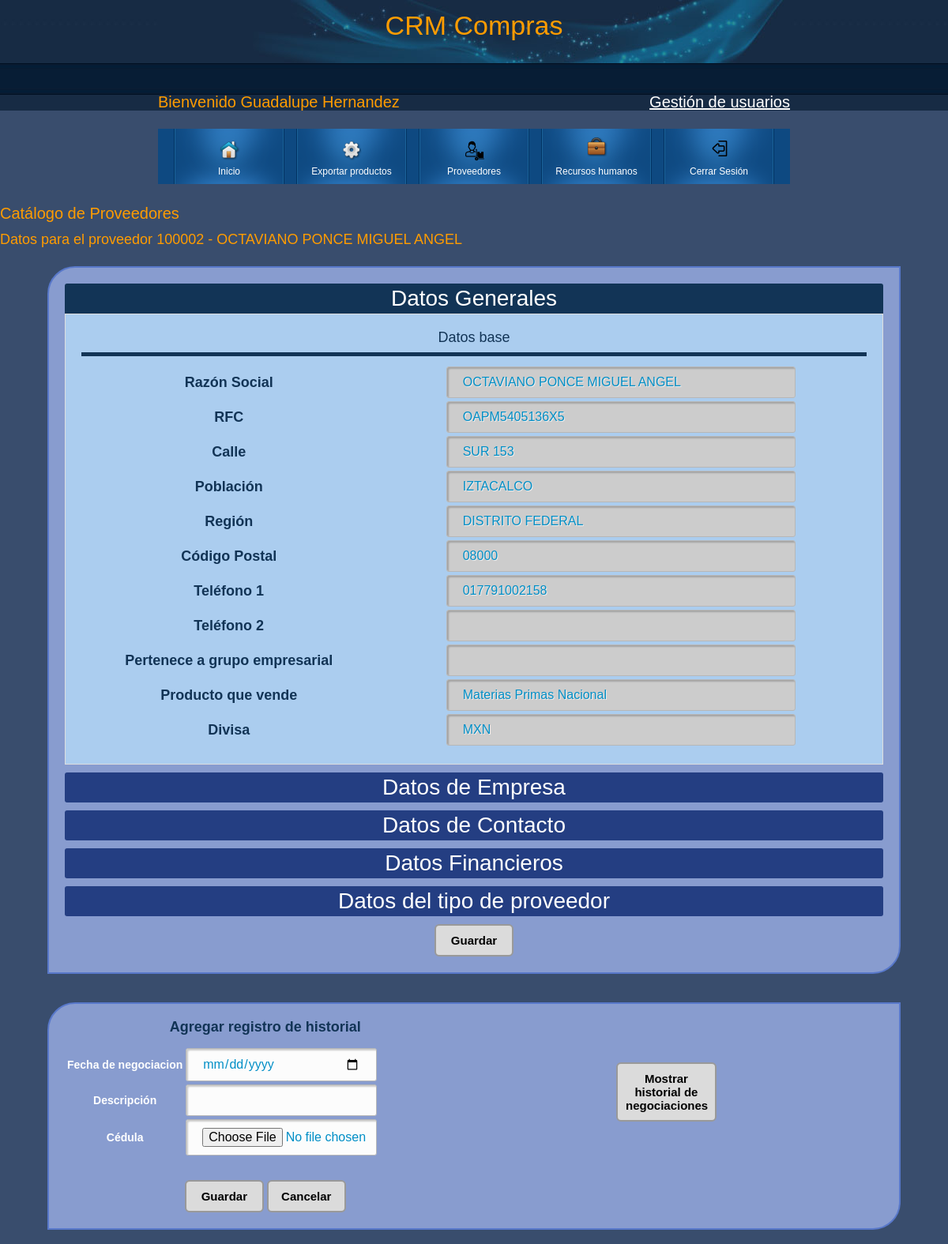
Screenshot of /CRMcompras/formulario.php?idProveedor=100002 (signed in) with the database file from the repository.
### tables this page shows
CREATE TABLE `Proveedores` (
  `numProveedor` int(20) NOT NULL COMMENT 'Clave del proveedor',
  `PaginaWeb` varchar(200) NOT NULL COMMENT 'Sitio web del proveedor',
  `TieneFiliales` tinyint(1) NOT NULL COMMENT 'El provedoor tiene filiales?',
  `NombresFiliales` varchar(200) NOT NULL COMMENT 'Nombre de las filiales del proveedor',
  `FechaFundacion` date NOT NULL COMMENT 'fecha de fundación del proveedor',
  `Contacto1` varchar(100) NOT NULL COMMENT 'Nombre del primer contacto',
  `Contacto2` varchar(100) NOT NULL COMMENT 'Nombre del segundo contacto',
  `Contacto3` varchar(100) NOT NULL COMMENT 'Nombre del tercer contacto',
  `Cargo1` varchar(100) NOT NULL COMMENT 'Cargo del primer contacto',
  `Cargo2` varchar(100) NOT NULL COMMENT 'Cargo del segundo contacto',
  `Cargo3` varchar(100) NOT NULL COMMENT 'Cargo del tercer contacto',
  `Correo1` varchar(100) NOT NULL COMMENT 'Correo del primer contacto',
  `Correo2` varchar(100) NOT NULL COMMENT 'Correo del segundo contacto',
  `Correo3` varchar(100) NOT NULL COMMENT 'Correo del tercer contacto',
  `ProveedorUnico` varchar(100) NOT NULL COMMENT 'Es el unico proveedor que nos provee lo mismo que el?',
  `ProveedorPrincipalAlterno` varchar(100) NOT NULL COMMENT 'Que otro proveedor nos surte lo mismo?',
  `ProveedorConfiable` varchar(100) NOT NULL COMMENT 'El proveedor es confiable?',
  `ProveedorCondicionado` varchar(100) NOT NULL COMMENT 'El proveedor es condicional?',
  `CantidadEmpleados` int(11) NOT NULL COMMENT 'Cuantos empleados tiene?',
  `CantidadClientes` int(11) NOT NULL COMMENT 'Cuantos clientes maneja?',
  `VentasAnioAnterior2` varchar(20) NOT NULL COMMENT 'Cuabto vendió hace dos años',
  `VentasAnioAnterior1` varchar(20) NOT NULL COMMENT 'Cuabto vendió hace un años',
  `FacilmenteSustituible` varchar(20) NOT NULL COMMENT 'Podemos sustituirlo fácilmente?',
  `PartRelativaHelvexVentas` float NOT NULL COMMENT 'Que tanta participación tienen sus productos en nuestras ventas',
  `TasaDeDescuento` int(2) NOT NULL COMMENT 'Tasa de descuento que ofrece',
  `TieneSistemaCalidad` varchar(5) DEFAULT NULL COMMENT 'Tiene sistema de calidad?',
  `ProblemasCalidad6Meses` varchar(5) DEFAULT NULL COMMENT 'Ha tenido problemas de calidad en los últimos 6 meses?',
  `DesdeCuandoEsVendedor` date NOT NULL COMMENT 'Desde cuando nos vende?',
  `CondicionesPago` varchar(500) NOT NULL COMMENT 'Aplican condiciones de pago?',
  `Incremento` varchar(200) NOT NULL COMMENT 'Porcentaje de incremento de precios'
);

CREATE TABLE `DatosSAP` (
  `Numero` int(18) NOT NULL COMMENT 'id de proveedor',
  `RazonSocial` varchar(100) NOT NULL COMMENT 'nombre del proveedor',
  `Nombre2` varchar(30) NOT NULL COMMENT 'nombre opcional del proveedor',
  `RFC` varchar(18) NOT NULL COMMENT 'RFC del proveedor',
  `Calle` varchar(50) NOT NULL COMMENT 'Calle de la dirección del proveedor',
  `Poblacion` varchar(50) NOT NULL COMMENT 'Población de la dirección del proveedor',
  `Pais` varchar(30) NOT NULL COMMENT 'País del proveedor',
  `Region` varchar(50) NOT NULL COMMENT 'Región del proveedor',
  `CP` varchar(5) NOT NULL COMMENT 'Código Postal del proveedor',
  `PerteneceaGrupoEmpresarial` varchar(20) NOT NULL COMMENT 'Grupo Empresaial al que pertenece el proveedor',
  `Tel1` varchar(15) NOT NULL COMMENT 'Teléfono principal',
  `OrdenesCompraAnioAnterior2Cantidad` int(10) NOT NULL COMMENT 'Cantidad de ordenes de trabajo que Helvex tiene con este proveedor del año antepasado',
  `Tel2` varchar(15) NOT NULL COMMENT 'Teléfono adicional',
  `TipoMaterialQueVende` varchar(100) NOT NULL COMMENT 'Tipo de material que vende el proveedor',
  `ProductoQueVende` varchar(100) NOT NULL COMMENT 'Producto que vende o que le compra Helvex a éste proveedor',
  `Divisa` varchar(3) NOT NULL COMMENT 'Divisa en la que opera el proveedor',
  `OrdenesCompraAnioAnterior1Cantidad` int(10) NOT NULL COMMENT 'Cantidad de ordenes de trabajo que Helvex tiene con este proveedor del año pasado',
  `OrdenesCompraAnioCantidad` int(10) NOT NULL COMMENT 'Cantidad de ordenes de trabajo que Helvex tiene con este provedor del año actual',
  `OrdenesCompraAnioAnterior2Importe` varchar(20) NOT NULL COMMENT 'Importe de ordenes de trabajo que Helvex tiene con este proveedor del año antepasado',
  `OrdenesCompraAnioAnterior1Importe` varchar(20) NOT NULL COMMENT 'Importe de ordenes de trabajo que Helvex tiene con este proveedor del año pasado',
  `OrdenesCompraAnioImporte` varchar(20) NOT NULL COMMENT 'Importe de ordenes de trabajo que Helvex tiene con este provedor del año actual',
  `Moneda` varchar(3) NOT NULL COMMENT 'Moneda con la que le pagamos a éste proveedor',
  `PagosRelizadosAnioAnterior2` varchar(20) NOT NULL COMMENT 'Monto pagado del año antepasado',
  `PagosRelizadosAnioAnterior1` varchar(20) NOT NULL COMMENT 'Monto pagado del año pasado',
  `PagosRelizadosAnio` varchar(20) NOT NULL COMMENT 'MOnto pagado del año en curso',
  `PagosPorRealizar` varchar(20) NOT NULL COMMENT 'Monto de pagos por realizar'
);

### CRMcompras/formulario.php (the view, shortened to what this page needs)
<?php
  include "cabecera.php";
  include "save.php";
?>
</head>
<body>
<?php
if ($_SESSION['nombre'])
{
  $idProveedor=$_GET['idProveedor'];
  $query="select Proveedores.*, DatosSAP.* from Proveedores inner join DatosSAP
  on Proveedores.numProveedor = DatosSAP.Numero
  where numProveedor='$idProveedor'";
  $resultado=mysql_query($query);
  while ($fila = mysql_fetch_assoc($resultado)) {
   @$RazonSocial=$fila['RazonSocial'];
   @$RFC=$fila['RFC'];
   @$Calle=$fila['Calle'];
   @$Poblacion=$fila['Poblacion'];
   @$Region=$fila['Region'];
   @$CP=$fila['CP'];
   @$Tel1=$fila['Tel1'];
   @$Tel2=$fila['Tel2'];
   @$PerteneceaGrupoEmpresarial=$fila['PerteneceaGrupoEmpresarial'];
   @$ProductoQueVende=$fila['ProductoQueVende'];
   @$Divisa=$fila['Divisa'];
  }
?>
<h3>Cat&aacute;logo de Proveedores</h3>
<h4>Datos para el proveedor <?php echo $idProveedor.' - '.$RazonSocial;?></h4>
<form name="Form1" id="Form1" method="POST" enctype="multipart/form-data" action="save.php">
<div class="accordionWrapper">
<div class="accordionItem open" id="ai1">
<h2 class="accordionItemHeading" onclick="toogleAc('ai1');">Datos Generales</h2>
<div class="accordionItemContent">
  Datos base <br>
              <table width="100%" style="text-align: center; border-top: 5px solid #123456; padding-top: 1%; margin-top: 1%;">
              <tr>
                <td><b>Raz&oacute;n Social</b></td>
                <td><input type="text" class="datosBase" name="RazonSocial" id="RazonSocial"
                     placeholder="Linea 1" disabled="disabled" value="<?php if (isset($RazonSocial)) {echo @utf8_decode($RazonSocial);}?>">
                </td>
              </tr>
              <tr>
                <td><b>RFC</b></td>
                <td>
                <input type="text" class="datosBase" disabled="disabled" name="RFC" id="RFC"
                     placeholder="Linea 2" value="<?php if (isset($RFC)) {echo @utf8_decode($RFC);}?>">
              </td>
              </tr>
              <td><b>Calle</b></td>
                <td>
                <input type="text" class="datosBase" disabled="disabled" name="Calle" id="Calle"
                     placeholder="Linea 3" value="<?php if (isset($Calle)) {echo @utf8_decode($Calle);}?>">
                </td>
              <td><b>Poblaci&oacute;n</b></td>
                <td>
                <input type="text" class="datosBase" disabled="disabled" name="Poblacion" id="Poblacion"
                      value="<?php if (isset($Poblacion)) {echo @utf8_decode($Poblacion);}?>">
                </td>
              <td><b>Regi&oacute;n</b></td>
                <td>
                <input type="text" class="datosBase" disabled="disabled" name="Region" id="Region"
                      value="<?php if (isset($Region)) {echo @$Region;}?>">
               </td>
              <td><b>C&oacute;digo Postal</b></td>
                <td>
                <input type="text" class="datosBase" disabled="disabled" name="CP" id="CP"
                      value="<?php if (isset($CP)) {echo @utf8_decode($CP);}?>">
               </td>
              <td><b>Tel&eacute;fono 1</b></td>
                <td>
                <input type="text" class="datosBase" disabled="disabled" name="Tel1" id="Tel1"
                      value="<?php if (isset($Tel1)) {echo @utf8_decode($Tel1);}?>">
               </td>
              <td><b>Tel&eacute;fono 2</b></td>
                <td>
                <input type="text" class="datosBase" disabled="disabled" name="Tel2" id="Tel2"
                      value="<?php if (isset($Tel2)) {echo @utf8_decode($Tel2);}?>">
               </td>
              <td><b>Pertenece a grupo empresarial</b></td>
                <td>
                <input type="text" class="datosBase" disabled="disabled" name="PerteneceaGrupoEmpresarial" id="PerteneceaGrupoEmpresarial" value="<?php if (isset($PerteneceaGrupoEmpresarial)) {echo @utf8_decode($PerteneceaGrupoEmpresarial);}?>">
               </td>
              <td><b>Producto que vende</b></td>
                <td>
                <input type="text" class="datosBase" disabled="disabled" name="ProductoQueVende" id="ProductoQueVende"
                      value="<?php if (isset($ProductoQueVende)) {echo @utf8_decode($ProductoQueVende);}?>">
               </td>
              <td><b>Divisa</b></td>
                <td>
                <input type="text" class="datosBase" disabled="disabled" name="OrdenesCompraAnioImporte" id="OrdenesCompraAnioImporte" value="<?php if (isset($Divisa)) {echo @utf8_decode($Divisa);}?>">
               </td>
      </table>
</div>
</div>
<div class="accordionItem close" id="ai2">
<h2 class="accordionItemHeading" onclick="toogleAc('ai2');">Datos de Empresa</h2>
</div>
<div class="accordionItem close" id="ai3">
<h2 class="accordionItemHeading" onclick="toogleAc('ai3');">Datos de Contacto</h2>
</div>
<div class="accordionItem close" id="ai4">
<h2 class="accordionItemHeading" onclick="toogleAc('ai4');">Datos Financieros</h2>
</div>
<div class="accordionItem close" id="ai5">
<h2 class="accordionItemHeading" onclick="toogleAc('ai5');">Datos del tipo de proveedor</h2>
</div>
    <div style="height: 10px"></div>
  <button id="Guardar" type="submit">Guardar</button>
</form>
<br><br>
<div class="historialContainer">
<div id="c1" style="width: 49%; float: left;">
 <?php $url=$_SERVER['REQUEST_URI'];
$partes=explode("/",$url);
$action=$partes[sizeof($partes)-1];
?>
        <h4>Agregar registro de historial</h4>
<form name="FormHistorial" id="FormHistorial" onsubmit="agregarHistorial();" method="POST" enctype="multipart/form-data" action="<?php echo $action; ?>">
<table>
 <tr>
  <td><b>Fecha de negociacion</b></td>
  <td><input style="width:90%;" type="date" class="hh" required name="hhfechaNegociacion" id="hhfechaNegociacion">
 </td>
 </tr>
  <tr>
  <td><b>Descripci&oacute;n</b></td>
  <td><input type="text" class="hh" required name="hhdescripcionHistorial" id="hhdescripcionHistorial">
 </td>
 </tr>
   <tr>
  <td><b>C&eacute;dula</b></td>
  <td><input type="file" class="hh" required name="hhcedula" id="hhcedula"></td>
 </tr>
 </table><br>
				<button name="botonHistorial" id="botonHistorial" type="submit" class="btn btn-primary">Guardar</button>
				<button type="button" name="botonCancelarHistorial" id="botonCancelarHistorial" onclick="cancelarHistorial();" class="btn btn-danger" data-dismiss="modal">Cancelar</button>
	</form>
</div>
<div id="c2" style="width: 49%; float: left;">
<div class="form-group">
    <br>
    <br>
    <br>
<button type="button" style="width:25% !important" id="btnHistorial" onclick="toogleDemo('demo2','btnHistorial','Historial de Negociaciones');">Mostrar  historial de negociaciones</button>
  </div>
  </div>
</div>
<br>
<?php
 }
 else {
header('Location: index.php');
exit;
 }
 ?>
</body>
</html>

### css/styles.css (style rules this page uses)
body { margin: 0; padding: 0; color: #999; font-family: Tahoma, Geneva, sans-serif; font-size: 12px; line-height: 1.5em; background-color: #394D6D; background-image: url(../images/body.jpg); background-position: top; background-repeat: repeat-x; }
h1, h2, h3, h4, h5, h6 { color: #ff9c00; font-weight: normal; }
h2 { font-size: 28px; margin: 0 0 20px; padding: 5px 0 }
h3 { font-size: 20px; margin: 0 0 15px; padding: 0; }
h4 { font-size: 18px; margin: 0 0 15px; padding: 0; }
form { margin: 0px; padding: 0px; }
button, .boton { text-decoration: none !important; padding: 10px; font-weight: 600 !important; font-size: 15px; background-color: #dbdbdb; border-radius: 6px; border: 2px solid #999; width:100px !important; }
input,select { width: 200px !important; display: inline-block; -webkit-box-sizing: content-box; -moz-box-sizing: content-box; box-sizing: content-box; padding: 10px 20px; border: 1px solid #b7b7b7; -webkit-border-radius: 3px; border-radius: 3px; font: normal 16px/normal Arial, Helvetica, sans-serif; color: rgba(0,142,198,1); -o-text-overflow: clip; text-overflow: clip; background: rgba(252,252,252,1); -webkit-box-shadow: 2px 2px 2px 0 rgba(0,0,0,0.2) inset; box-shadow: 2px 2px 2px 0 rgba(0,0,0,0.2) inset; text-shadow: 1px 1px 0 rgba(255,255,255,0.66) ; -webkit-transition: all 200ms cubic-bezier(0.42, 0, 0.58, 1); -moz-transition: all 200ms cubic-bezier(0.42, 0, 0.58, 1); -o-transition: all 200ms cubic-bezier(0.42, 0, 0.58, 1); transition: all 200ms cubic-bezier(0.42, 0, 0.58, 1); }
#Form1 input,select { width: 400px !important; }
.historialContainer { color: #ffffff; font-size: 14px; font-weight: 400; text-align: center; background: #889ccf; overflow: hidden; padding: 20px; border-radius: 35px 0px 35px 0px; -moz-border-radius: 35px 0px 35px 0px; -webkit-border-radius: 35px 0px 35px 0px; border: 2px solid #5878ca; margin-left: 5%; margin-right: 5%; }
.historialContainer h4 { color: #123456 !important; font-weight: bold; }
.accordionWrapper { color: #ffffff; font-size: 18px; font-weight: 400; text-align: center; background: #889ccf; margin: 25px 5% 0 5%; overflow: hidden; padding: 20px; border-radius: 35px 0px 35px 0px; -moz-border-radius: 35px 0px 35px 0px; -webkit-border-radius: 35px 0px 35px 0px; border: 2px solid #5878ca; }
.accordionItem { float:left; display:block; width:100%; box-sizing: border-box; font-family:'Open-sans',Arial,sans-serif; }
.accordionItemHeading { cursor:pointer; margin:0px 0px 10px 0px; padding:10px; background-color:#243E82; color:#fff; width:100%; border-radius: 3px; box-sizing: border-box; }
.open .accordionItemContent { padding: 20px; color: #123456; background-color: #abcdef; border: 1px solid #ddd; width: 100%; margin: 0px 0px 10px 0px; display:block; -webkit-transform: scaleY(1); transform: scaleY(1); -webkit-transform-origin: top; transform-origin: top; transition: -webkit-transform 0.4s ease; transition: transform 0.4s ease; transition: transform 0.4s ease, -webkit-transform 0.4s ease; box-sizing: border-box; }
.open .accordionItemHeading { margin:0px; -webkit-border-top-left-radius: 3px; -webkit-border-top-right-radius: 3px; -moz-border-radius-topleft: 3px; -moz-border-radius-topright: 3px; border-top-left-radius: 3px; border-top-right-radius: 3px; -webkit-border-bottom-right-radius: 0px; -webkit-border-bottom-left-radius: 0px; -moz-border-radius-bottomright: 0px; -moz-border-radius-bottomleft: 0px; border-bottom-right-radius: 0px; border-bottom-left-radius: 0px; background: #123456; color: #ffffff; }

### CRMcompras/formulario.php (style rules this page uses)
.datosBase { background: #ccc; }

### rows the page displays
proveedores: datossap.RazonSocial "OCTAVIANO PONCE MIGUEL ANGEL", RazonSocial "OCTAVIANO PONCE MIGUEL ANGEL", RFC "OAPM5405136X5", Calle "SUR 153", Poblacion "IZTACALCO", Region "DISTRITO FEDERAL", CP "08000", Tel1 "017791002158", ProductoQueVende "Materias Primas Nacional", OrdenesCompraAnioImporte "MXN"

### other values shown
utf8_encode($_SESSION['nombre']) "Guadalupe Hernandez"
$idProveedor "100002"
